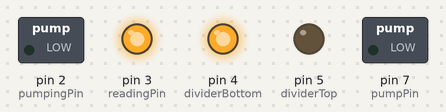
Simulated run of this sketch. Board: Arduino Uno, built with avr-gcc and run on an emulated ATmega328P. Shown: switched loads named in the sketch (green lamp = pin HIGH), output pins drawn as LEDs (lit = HIGH).

Above: at 0.1 s.
At 5.1 s:
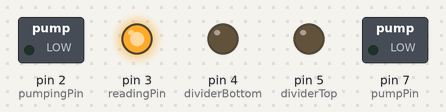
At 10.1 s:
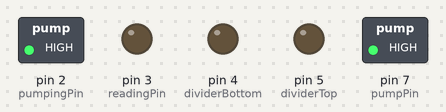
At 25.1 s:
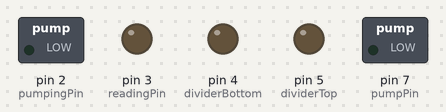
Timing chart, 0 to 26.6 s (numbered marks = the images above):
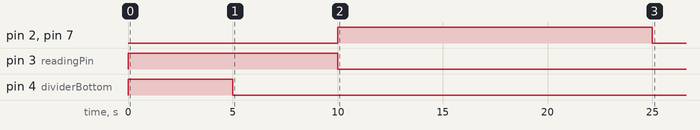

The sketch:

RegadorDeBonsai.ino
```cpp
#include <Narcoleptic.h>

//#define DEBUG

#ifdef DEBUG
#define NARCOLEPTIC_DELAY 10 * 1000L
#else
#define NARCOLEPTIC_DELAY 120 * 60 * 1000L
#endif

#define MAX_INT 32767

const int dividerTop = 5;
const int dividerBottom = 4;
const int readingPin = 3;
const int pumpingPin = 2;
const int pumpPin = 7;

const int moisturePin = 0;
const int moistureMin = 630;

const int dividerDelay = 5 * 1000;
const int pumpDelay = 15 * 1000;

int moisture = 0;

void setup()
{
  pinMode(dividerTop, OUTPUT);
  pinMode(dividerBottom, OUTPUT);
  pinMode(readingPin, OUTPUT);
  pinMode(pumpingPin, OUTPUT);
  pinMode(pumpPin, OUTPUT);
  pinMode(moisturePin, INPUT);
  digitalWrite(dividerTop, LOW);
  digitalWrite(dividerBottom, LOW);
  digitalWrite(readingPin, LOW);
  digitalWrite(pumpingPin, LOW);
  digitalWrite(pumpPin, LOW);
}

void loop()
{
  moisture = read_moisture();

  if (moisture < moistureMin) {
    pump();
  }

  narcoleptic_sleep(NARCOLEPTIC_DELAY);
}

int read_moisture() {
  int result = 0;

  digitalWrite(readingPin, HIGH);
  digitalWrite(dividerTop, LOW);
  digitalWrite(dividerBottom, HIGH);
  delay(dividerDelay);

  result = analogRead(moisturePin);

  digitalWrite(dividerBottom, LOW);
  delay(dividerDelay);
  digitalWrite(readingPin, LOW);

#ifdef DEBUG
  Serial.begin(9600);
  Serial.println(result);
  Serial.println(NARCOLEPTIC_DELAY);
  Serial.end();
#endif

  return result;
}

void pump() {
  digitalWrite(pumpingPin, HIGH);
  digitalWrite(pumpPin, HIGH);
  delay(pumpDelay);
  digitalWrite(pumpingPin, LOW);
  digitalWrite(pumpPin, LOW);
}

//This function takes care of sleeping for long, since
//narcoleptic only sleeps for int.
void narcoleptic_sleep(long miliseconds) {
  while (miliseconds > 0) {
    if (miliseconds > MAX_INT) {
      Narcoleptic.delay(MAX_INT);
      miliseconds -= MAX_INT;
    }
    else {
      Narcoleptic.delay(miliseconds);
      miliseconds = 0;
    }
  }
}
```

Measured:
- by itself, pin 2 (pumpingPin), pin 7 (pumpPin): LOW → HIGH at 10.0 s, → LOW 15.0 s later
- by itself, pin 3 (readingPin): LOW → HIGH at 0.00 s, → LOW 10.0 s later
- by itself, pin 4 (dividerBottom): LOW → HIGH at 0.00 s, → LOW 5.0 s later
